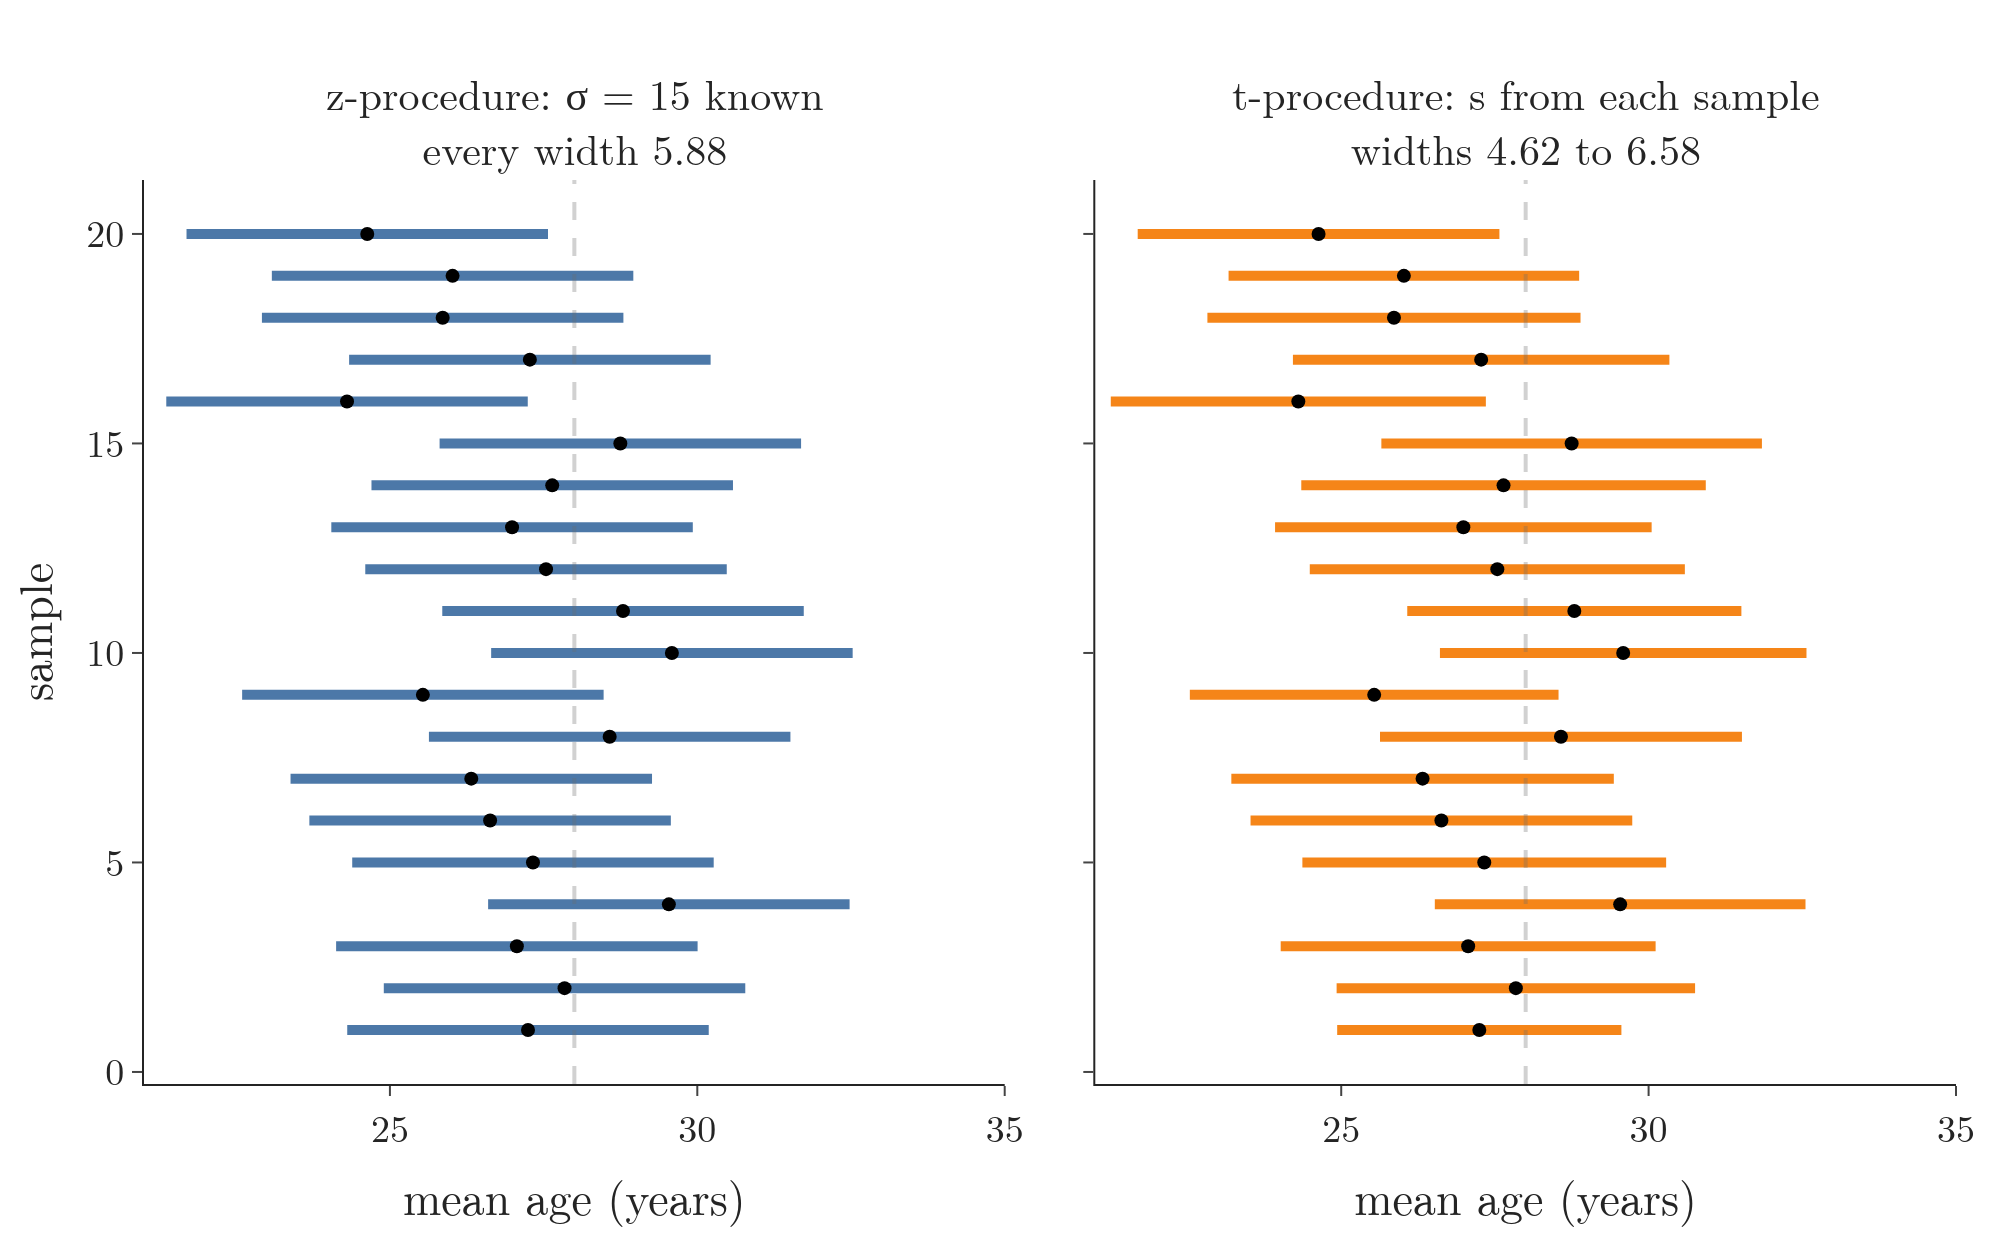

Generate this figure with Python:
"""Section 5: the same 20 samples of 100 ages from the Notebook's population N(28, 15^2) (seed 42), each with a 95%
z-interval (sigma = 15 known: every interval has the same width 5.88) and a 95% t-interval (sample s: the width
changes from sample to sample)."""
from pathlib import Path

import numpy as np
from plotly.subplots import make_subplots
from scipy import stats

here = Path(__file__).parent
BLUE, ORANGE = "#4C78A8", "#F58518"
X = np.random.default_rng(42).normal(28, 15, size=(20, 100))
m, s = X.mean(axis=1), X.std(axis=1, ddof=1)
ez = stats.norm.ppf(0.975) * 15 / 10
et = stats.t.ppf(0.975, 99) * s / 10
assert round(ez, 2) == 2.94
fig = make_subplots(rows=1, cols=2, shared_yaxes=True, horizontal_spacing=0.05,
                    subplot_titles=["z-procedure: σ = 15 known<br>every width 5.88",
                                    f"t-procedure: s from each sample<br>widths {2 * et.min():.2f} to {2 * et.max():.2f}"])
for col, e, c in [(1, np.full(20, ez), BLUE), (2, et, ORANGE)]:
    for i in range(20):
        fig.add_scatter(x=[m[i] - e[i], m[i] + e[i]], y=[i + 1, i + 1], mode="lines", line=dict(color=c, width=5),
                        showlegend=False, row=1, col=col)
    fig.add_scatter(x=m, y=np.arange(1, 21), mode="markers", marker=dict(color="black", size=7), showlegend=False,
                    row=1, col=col)
    fig.add_vline(x=28, line=dict(color="#6B6B6B", width=2, dash="dash"), row=1, col=col)
fig.update_xaxes(title_text="mean age (years)", range=[21, 35])
fig.update_yaxes(title_text="sample", row=1, col=1)
fig.update_annotations(font_size=21)
fig.update_layout(template="simple_white", width=1000, height=620, font=dict(family="Latin Modern Roman", size=19),
                  margin=dict(l=70, r=20, t=90, b=55))
fig.write_image(here / "z_vs_t_widths.png", scale=2)
fig.write_image(here / "z_vs_t_widths.pdf")
